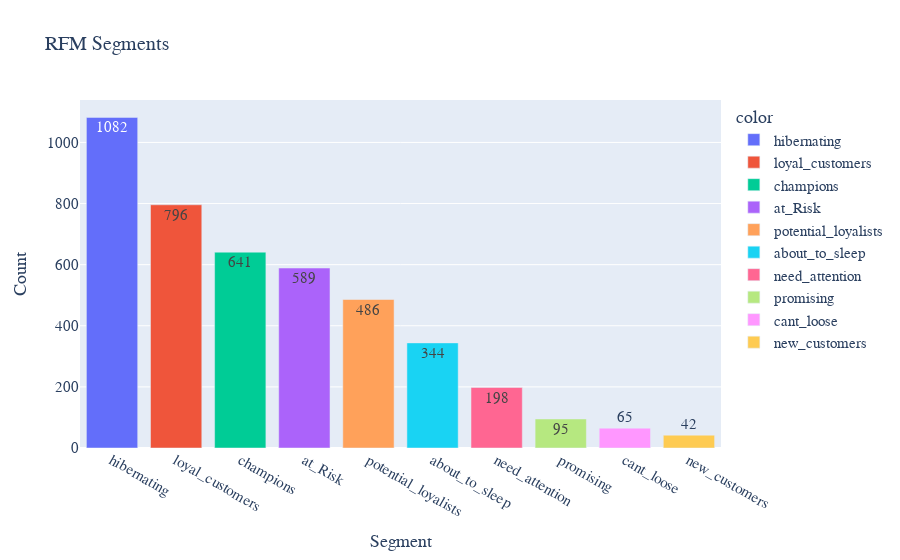

This figure's notebook cell:
### Code cell
import plotly.express as px
#Top 10 most preferred products
segments = df_rfm['rfm_segment'].value_counts()

fig = px.bar(
    x = segments.index,
    y = segments.values,
    color = segments.index,
    text = segments.values,
    title = "RFM Segments"
)
fig.update_layout(
    xaxis_title="Segment",
    yaxis_title="Count",
    font=dict(size=15, family="Arial"),
    title_font=dict(size=20, family="Arial")
)
fig.show()

### Figure 1 — Plotly figure (JSON) as saved in the notebook; plotly's stock layout.template omitted (floating-point values rounded to 4 significant figures)
{"data": [{"alignmentgroup": "True", "hovertemplate": "color=hibernating<br>x=%{x}<br>y=%{y}<br>text=%{text}<extra></extra>", "legendgroup": "hibernating", "marker": {"color": "#636efa", "pattern": {"shape": ""}}, "name": "hibernating", "offsetgroup": "hibernating", "orientation": "v", "showlegend": true, "text": [1082], "textposition": "auto", "type": "bar", "x": ["hibernating"], "xaxis": "x", "y": [1082], "yaxis": "y"}, {"alignmentgroup": "True", "hovertemplate": "color=loyal_customers<br>x=%{x}<br>y=%{y}<br>text=%{text}<extra></extra>", "legendgroup": "loyal_customers", "marker": {"color": "#EF553B", "pattern": {"shape": ""}}, "name": "loyal_customers", "offsetgroup": "loyal_customers", "orientation": "v", "showlegend": true, "text": [796], "textposition": "auto", "type": "bar", "x": ["loyal_customers"], "xaxis": "x", "y": [796], "yaxis": "y"}, {"alignmentgroup": "True", "hovertemplate": "color=champions<br>x=%{x}<br>y=%{y}<br>text=%{text}<extra></extra>", "legendgroup": "champions", "marker": {"color": "#00cc96", "pattern": {"shape": ""}}, "name": "champions", "offsetgroup": "champions", "orientation": "v", "showlegend": true, "text": [641], "textposition": "auto", "type": "bar", "x": ["champions"], "xaxis": "x", "y": [641], "yaxis": "y"}, {"alignmentgroup": "True", "hovertemplate": "color=at_Risk<br>x=%{x}<br>y=%{y}<br>text=%{text}<extra></extra>", "legendgroup": "at_Risk", "marker": {"color": "#ab63fa", "pattern": {"shape": ""}}, "name": "at_Risk", "offsetgroup": "at_Risk", "orientation": "v", "showlegend": true, "text": [589], "textposition": "auto", "type": "bar", "x": ["at_Risk"], "xaxis": "x", "y": [589], "yaxis": "y"}, {"alignmentgroup": "True", "hovertemplate": "color=potential_loyalists<br>x=%{x}<br>y=%{y}<br>text=%{text}<extra></extra>", "legendgroup": "potential_loyalists", "marker": {"color": "#FFA15A", "pattern": {"shape": ""}}, "name": "potential_loyalists", "offsetgroup": "potential_loyalists", "orientation": "v", "showlegend": true, "text": [486], "textposition": "auto", "type": "bar", "x": ["potential_loyalists"], "xaxis": "x", "y": [486], "yaxis": "y"}, {"alignmentgroup": "True", "hovertemplate": "color=about_to_sleep<br>x=%{x}<br>y=%{y}<br>text=%{text}<extra></extra>", "legendgroup": "about_to_sleep", "marker": {"color": "#19d3f3", "pattern": {"shape": ""}}, "name": "about_to_sleep", "offsetgroup": "about_to_sleep", "orientation": "v", "showlegend": true, "text": [344], "textposition": "auto", "type": "bar", "x": ["about_to_sleep"], "xaxis": "x", "y": [344], "yaxis": "y"}, {"alignmentgroup": "True", "hovertemplate": "color=need_attention<br>x=%{x}<br>y=%{y}<br>text=%{text}<extra></extra>", "legendgroup": "need_attention", "marker": {"color": "#FF6692", "pattern": {"shape": ""}}, "name": "need_attention", "offsetgroup": "need_attention", "orientation": "v", "showlegend": true, "text": [198], "textposition": "auto", "type": "bar", "x": ["need_attention"], "xaxis": "x", "y": [198], "yaxis": "y"}, {"alignmentgroup": "True", "hovertemplate": "color=promising<br>x=%{x}<br>y=%{y}<br>text=%{text}<extra></extra>", "legendgroup": "promising", "marker": {"color": "#B6E880", "pattern": {"shape": ""}}, "name": "promising", "offsetgroup": "promising", "orientation": "v", "showlegend": true, "text": [95], "textposition": "auto", "type": "bar", "x": ["promising"], "xaxis": "x", "y": [95], "yaxis": "y"}, {"alignmentgroup": "True", "hovertemplate": "color=cant_loose<br>x=%{x}<br>y=%{y}<br>text=%{text}<extra></extra>", "legendgroup": "cant_loose", "marker": {"color": "#FF97FF", "pattern": {"shape": ""}}, "name": "cant_loose", "offsetgroup": "cant_loose", "orientation": "v", "showlegend": true, "text": [65], "textposition": "auto", "type": "bar", "x": ["cant_loose"], "xaxis": "x", "y": [65], "yaxis": "y"}, {"alignmentgroup": "True", "hovertemplate": "color=new_customers<br>x=%{x}<br>y=%{y}<br>text=%{text}<extra></extra>", "legendgroup": "new_customers", "marker": {"color": "#FECB52", "pattern": {"shape": ""}}, "name": "new_customers", "offsetgroup": "new_customers", "orientation": "v", "showlegend": true, "text": [42], "textposition": "auto", "type": "bar", "x": ["new_customers"], "xaxis": "x", "y": [42], "yaxis": "y"}], "layout": {"barmode": "relative", "font": {"family": "Arial", "size": 15}, "legend": {"title": {"text": "color"}, "tracegroupgap": 0}, "title": {"font": {"family": "Arial", "size": 20}, "text": "RFM Segments"}, "xaxis": {"anchor": "y", "domain": [0, 1], "title": {"text": "Segment"}}, "yaxis": {"anchor": "x", "domain": [0, 1], "title": {"text": "Count"}}}}
